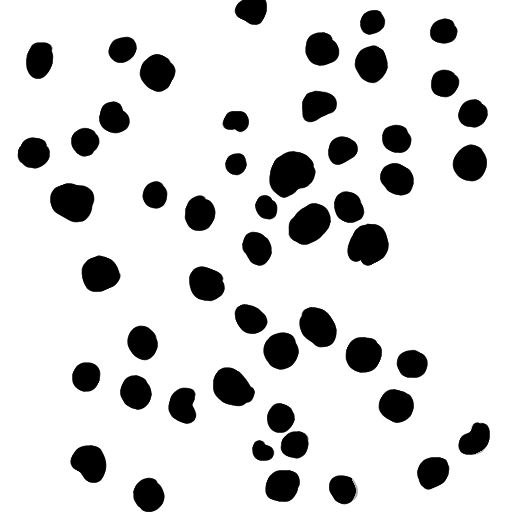
#> input picture doc/source/pnas_data/URA3WT6_t3_bright_Z0T0C0-nuclei.png, 512 x 512 px
$ jupyter execute 'Nuclear Radii.ipynb'
#> lines starting #> are read from the running program, lines starting #| are printed output that depends on the picture; after the words box and inside, x2 and y2 are one past the last pixel; in counts of white or black regions, pixels touching at a corner belong together
[cell 1]
from skimage import measure
from PIL import Image
import numpy as np
import matplotlib.pyplot as plt

[cell 2]
im = Image.open('./pnas_data/URA3WT6_t3_bright_Z0T0C0-nuclei.png')
#> im is the input picture: PIL image 512x512 RGBA; mean R, G, B, A 0, 0, 0, 39.6

[cell 3]
plt.imshow(im)

[cell 4]
plt.hist(np.array(im)[:,:,3].flatten())
plt.yscale('log')
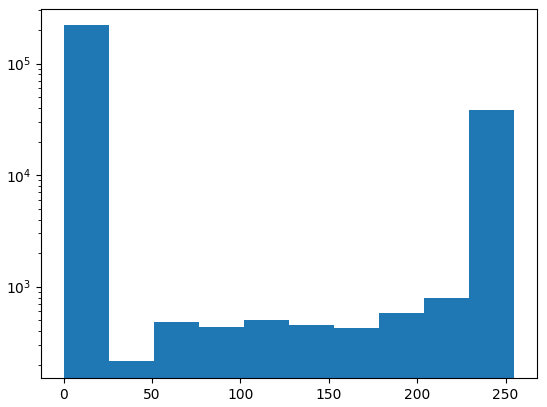
#> figure drawn by matplotlib, 1 panel; tallest bar 219719 high, from x = 0 to 25.5

[cell 5]
np.array(im).shape
#> Out = (512, 512, 4)

[cell 6]
(np.array(im) > 200).astype(int).shape
#> Out = (512, 512, 4)

[cell 7]
axi = plt.imshow((np.array(im)[:,:,3] > 100).astype(int), aspect='auto', cmap=plt.cm.gray, interpolation='nearest')
plt.colorbar()
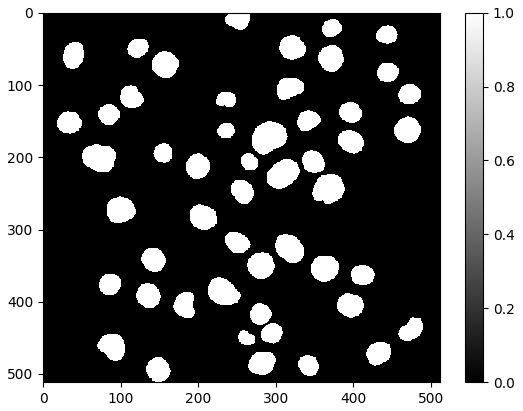
#> figure drawn by matplotlib, 2 panels

[cell 8]
plt.imshow(measure.label((np.array(im)[:,:,3] > 100).astype(int)))
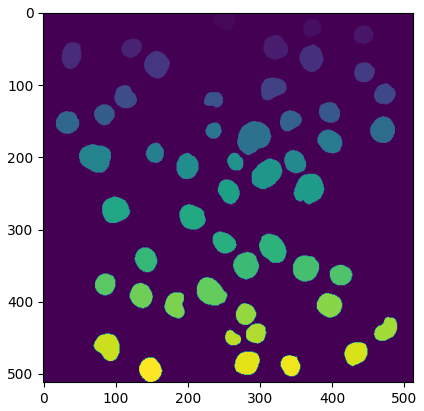
#> figure drawn by matplotlib, 1 panel

[cell 9]
regions = measure.regionprops(measure.label((np.array(im)[:,:,3] > 100).astype(int)))
#> regions = 51 regions; largest, box (x1, y1, x2, y2) and area: (269, 151, 316, 198) 1579, (50, 183, 94, 222) 1338, (347, 224, 389, 266) 1323, (289, 203, 331, 245) 1282, (213, 367, 255, 406) 1196

[cell 10]
areas = [region.area for region in regions]
#> areas = 51 values, max 1579 at index 18, min 344 at index 45, mean 809.8

[cell 11]
plt.hist(areas, bins=np.linspace(0, 1600, 33))
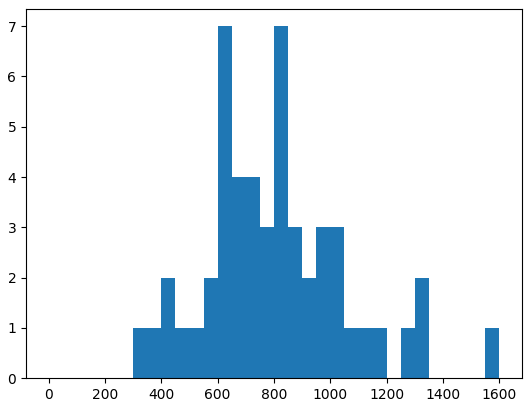
#> figure drawn by matplotlib, 1 panel

[cell 12]
um_per_pix = 0.1333333
areas_um = np.array(areas) * um_per_pix**2
#> areas_um = 51 values, max 28.07 at index 18, min 6.12 at index 45, mean 14.4

[cell 13]
plt.hist(areas_um)
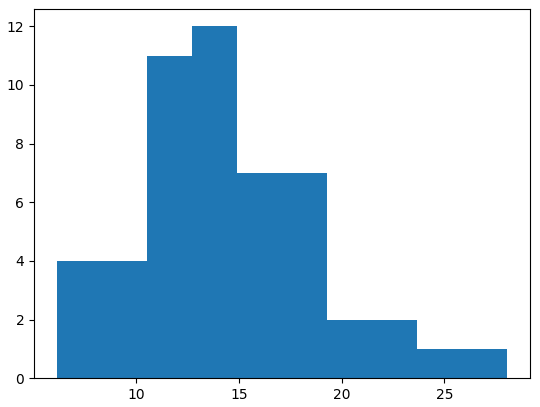
#> figure drawn by matplotlib, 1 panel; tallest bar 12 high, from x = 12.7 to 14.9
